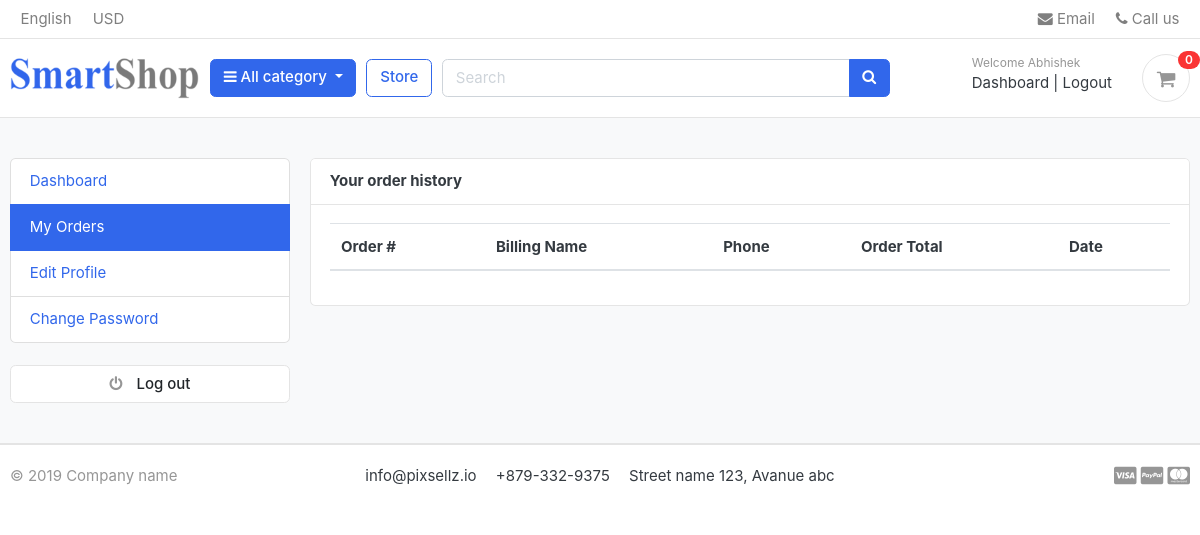
/accounts/my_orders/ (signed in), run on an earlier commit of the app's database.
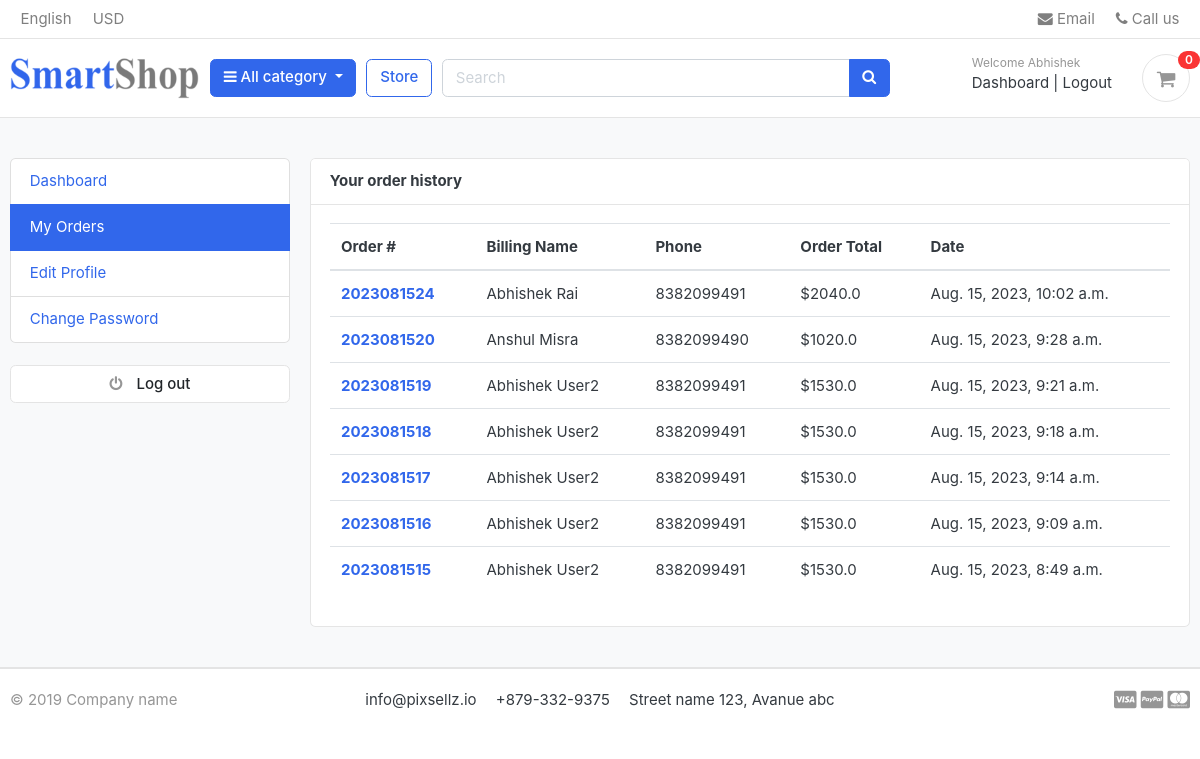
And on a later commit of the database.
### accounts/models.py (models this page shows, shortened)
class Account(AbstractBaseUser):
    first_name = models.CharField(max_length=50)
    last_name = models.CharField(max_length=50)
    username = models.CharField(max_length=50, unique=True)
    email = models.EmailField(max_length=100, unique=True)
    phone_number = models.CharField(max_length=12)
    date_joined = models.DateTimeField(auto_now_add=True)
    last_login = models.DateTimeField(auto_now_add=True)
    is_admin = models.BooleanField(default=False)
    is_staff = models.BooleanField(default=False)
    is_active = models.BooleanField(default=False)
    is_superadmin = models.BooleanField(default=False)
    USERNAME_FIELD = 'email'
    REQUIRED_FIELDS = ['username', 'first_name', 'last_name']
    objects = MyAccountManager()

### orders/models.py (models this page shows, shortened)
class Order(models.Model):
    STATUS = (
        ('New', 'New'),
        ('Accepted', 'Accepted'),
        ('Completed', 'Completed'),
        ('Cancelled', 'Cancelled'),
    )
    user = models.ForeignKey(Account, on_delete=models.SET_NULL, null=True)
    payment = models.ForeignKey(Payment, on_delete=models.SET_NULL, blank=True, null=True)
    order_number = models.CharField(max_length=20)
    first_name = models.CharField(max_length=50)
    last_name = models.CharField(max_length=50)
    phone = models.CharField(max_length=15)
    email = models.EmailField(max_length=50)
    address_line_1 = models.CharField(max_length=50)
    address_line_2 = models.CharField(max_length=50, blank=True)
    country = models.CharField(max_length=50)
    state = models.CharField(max_length=50)
    city = models.CharField(max_length=50)
    order_note = models.CharField(max_length=100, blank=True)
    order_total = models.FloatField()
    tax = models.FloatField()
    status = models.CharField(max_length=10, choices=STATUS, default='New')
    ip = models.CharField(blank=True, max_length=20)
    is_ordered = models.BooleanField(default=False)
    created_at = models.DateTimeField(auto_now_add=True)
    updated_at = models.DateTimeField(auto_now=True)
    def full_name(self):
        return f'{self.first_name} {self.last_name}'

### accounts/views.py (the view)
# urls.py: path('my_orders/', views.my_orders, name='my_orders'),
@login_required(login_url='login')
def my_orders(request):
    orders = Order.objects.filter(user=request.user, is_ordered=True).order_by('-created_at')
    context = {
        'orders': orders,
    }
    return render(request, 'accounts/my_orders.html', context)

### carts/context_processors.py (called while the page is built)
def counter(request):
    cart_count = 0
    if 'admin' in request.path:
        return {}
    else:
        try:
            cart = Cart.objects.filter(cart_id=_cart_id(request))
            if request.user.is_authenticated:
                cart_items = CartItem.objects.all().filter(user=request.user)
            else:
                cart_items = CartItem.objects.all().filter(cart=cart[:1])
            for cart_item in cart_items:
                cart_count += cart_item.quantity
        except Cart.DoesNotExist:
            cart_count = 0
    return dict(cart_count=cart_count)

### carts/views.py (called while the page is built)
def _cart_id(request):
    cart = request.session.session_key
    if not cart:
        cart = request.session.create()
    return cart

### category/context_processors.py (called while the page is built)
def menu_links(request):
    links = Category.objects.all()
    return dict(links=links)

### category/models.py (called while the page is built)
    def get_url(self):
        return reverse('products_by_category', args=[self.slug])

### templates/accounts/my_orders.html (shortened to what this page needs)
{% extends 'base.html' %}
{% block content %}
<section class="section-conten padding-y bg">
<div class="container">
	<div class="row">
	{% include 'includes/dashboard_sidebar.html' %}
	<main class="col-md-9">
		<article class="card">
		<header class="card-header">
			<strong class="d-inline-block mr-3">Your order history</strong>
		</header>
		<div class="card-body">
			<div class="row">
			<div class="col-md-12">
				<table class="table table-hover">
				  <thead>
				    <tr>
				      <th scope="col">Order #</th>
				      <th scope="col">Billing Name</th>
				      <th scope="col">Phone</th>
				      <th scope="col">Order Total</th>
							<th scope="col">Date</th>
				    </tr>
				  </thead>
				  <tbody>
						{% for order in orders %}
				    <tr>
				      <th scope="row"><a href="{% url 'order_detail' order.order_number %}">{{order.order_number}}</a></th>
				      <td>{{order.full_name}}</td>
				      <td>{{order.phone}}</td>
				      <td>${{order.order_total}}</td>
							<td>{{order.created_at}}</td>
				    </tr>
				{% endfor %}
				  </tbody>
				</table>
			</div>
			</div>
		</div>
		</article>
	</main>
</div>
</div>
</section>
{% endblock %}

### templates/base.html (shortened to what this page needs)
{% load static %}
<!DOCTYPE HTML>
<html lang="en">
<head>
<link href="{% static 'css/bootstrap.css' %}" rel="stylesheet" type="text/css"/>
<link href="{% static 'fonts/fontawesome/css/all.min.css' %}" type="text/css" rel="stylesheet">
<link href="{% static 'css/ui.css' %}" rel="stylesheet" type="text/css"/>
<link href="{% static 'css/responsive.css' %}" rel="stylesheet" media="only screen and (max-width: 1200px)" />
<link href="{% static 'css/custom.css' %}" rel="stylesheet" type="text/css"/>
<link rel="stylesheet" href="https://cdnjs.cloudflare.com/ajax/libs/font-awesome/4.7.0/css/font-awesome.min.css">
</head>
<body>
{% include 'includes/navbar.html' %}
{% block content %}
{% endblock %}
{% include 'includes/footer.html' %}
</body>
</html>

### templates/includes/navbar.html (shortened to what this page needs)
{% load static %}
<header class="section-header">
    <nav class="navbar p-md-0 navbar-expand-sm navbar-light border-bottom">
    <div class="container">
      <div class="collapse navbar-collapse" id="navbarTop4">
        <ul class="navbar-nav mr-auto">
            <li class="nav-item dropdown">
                 <a href="#" class="nav-link">   English </a>
            </li>
            <li class="nav-item dropdown">
                <a href="#" class="nav-link"> USD </a>
            </li>
        </ul>
        <ul class="navbar-nav">
            <li><a href="#" class="nav-link"> <i class="fa fa-envelope"></i> Email </a></li>
            <li><a href="#" class="nav-link"> <i class="fa fa-phone"></i> Call us </a></li>
        </ul>
      </div>
    </div>
    </nav>
    <section class="header-main border-bottom">
        <div class="container">
    <div class="row align-items-center">
        <div class="col-lg-2 col-md-3 col-6">
            <a href="{% url 'home' %}" class="brand-wrap">
                <img class="logo" src="{% static './images/logo.png' %}">
            </a>
        </div>
        <div class="col-lg col-sm col-md col-6 flex-grow-0">
            <div class="category-wrap dropdown d-inline-block float-right">
                <button type="button" class="btn btn-primary dropdown-toggle" data-toggle="dropdown">
                    <i class="fa fa-bars"></i> All category
                </button>
            </div>
        </div>
        <a href="{% url 'store' %}" class="btn btn-outline-primary">Store</a>
        <div class="col-lg  col-md-6 col-sm-12 col">
            <form action="{% url 'search' %}" class="search" method='GET'>
                <div class="input-group w-100">
                    <input type="text" class="form-control" style="width:60%;" placeholder="Search" name="keyword" required>
                    <div class="input-group-append">
                      <button class="btn btn-primary" type="submit">
                        <i class="fa fa-search"></i>
                      </button>
                    </div>
                </div>
            </form>
        </div>
        <div class="col-lg-3 col-sm-6 col-8 order-2 order-lg-3">
                    <div class="d-flex justify-content-end mb-3 mb-lg-0">
                        {% if user.id is None %}
                        <div class="widget-header">
                            <small class="title text-muted">Welcome guest!</small>
                            <div>
                                <a href="{% url 'login' %}">Sign in</a> <span class="dark-transp"> | </span>
                                <a href="{% url 'register' %}"> Register</a>
                            </div>
                        </div>
                        {% else %}
                        <div class="widget-header">
                            <small class="title text-muted">Welcome {{user.first_name}}</small>
                            <div>
                                <a href="{% url 'dashboard' %}">Dashboard</a> <span class="dark-transp"> | </span>
                                <a href="{% url 'logout' %}">Logout</a>
                            </div>
                        </div>
                        {%endif%}
                        <a href="{% url 'cart' %}" class="widget-header pl-3 ml-3">
                            <div class="icon icon-sm rounded-circle border"><i class="fa fa-shopping-cart"></i></div>
                            <span class="badge badge-pill badge-danger notify">{{ cart_count }}</span>
                        </a>
                    </div>
                </div>
    </div>
        </div>
    </section>
</header>

### templates/includes/dashboard_sidebar.html
<aside class="col-md-3">
  <ul class="list-group">
    <a class="list-group-item {% if '/accounts/dashboard/' == request.path %}active{% endif %}" href="{% url 'dashboard' %}"> Dashboard </a>
    <a class="list-group-item {% if '/my_orders/' in request.path %}active{% endif %}" href="{% url 'my_orders' %}"> My Orders </a>
    <a class="list-group-item {% if '/edit_profile/' in request.path %}active{% endif %}" href="{% url 'edit_profile' %}"> Edit Profile </a>
    <a class="list-group-item {% if '/change_password/' in request.path %}active{% endif %}" href="{% url 'change_password' %}"> Change Password </a>
  </ul>
  <br>
  <a class="btn btn-light btn-block" href="{% url 'logout' %}"> <i class="fa fa-power-off"></i> <span class="text">Log out</span> </a>
</aside>

### templates/includes/footer.html (shortened to what this page needs)
{% load static %}
<footer class="section-footer border-top">
	<div class="container">
		<section class="footer-bottom border-top row">
			<div class="col-md-2">
				<p class="text-muted"> &copy 2019 Company name </p>
			</div>
			<div class="col-md-8 text-md-center">
				<span  class="px-2">info@pixsellz.io</span>
				<span  class="px-2">+879-332-9375</span>
				<span  class="px-2">Street name 123, Avanue abc</span>
			</div>
			<div class="col-md-2 text-md-right text-muted">
				<i class="fab fa-lg fa-cc-visa"></i>
				<i class="fab fa-lg fa-cc-paypal"></i>
				<i class="fab fa-lg fa-cc-mastercard"></i>
			</div>
		</section>
	</div>
</footer>
</body>
</html>

### static/css/ui.css (style rules this page uses)
html { font-family: "Inter", sans-serif; font-size: 15px; }
.icon-xs, .icon-sm, .icon-md, .icon-lg { display: inline-block; text-align: center; flex-shrink: 0; flex-grow: 0; }
.icon-sm { width: 48px; height: 48px; line-height: 48px !important; font-size: 20px; }
.padding-y { padding-top: 40px; padding-bottom: 40px; }
article:after, .form-group:after { display: block; clear: both; content: ""; }
.bg { background-color: #f8f9fa; }
p:last-child { margin-bottom: 0; }
.header-main { position: relative; padding-top: 1rem; padding-bottom: 1rem; }
.brand-wrap .logo, .navbar-brand .logo { margin-right: 7px; max-height: 42px; display: inline-block; }
.widget-header { display: inline-block; vertical-align: middle; position: relative; }
.widget-header a { color: #343a40; }
.widget-header i { color: #969696; }
.widget-header .title { display: block; }
.widget-header .notify { position: absolute; top: -3px; right: -10px; }
.footer-bottom { padding-top: 20px; padding-bottom: 20px; }
.btn-light { background-color: #fff; border-color: #e4e4e4; }
.btn-light i { color: #969696; }
.btn i + .text { margin-left: 10px; }
.notify { position: absolute; top: -4px; right: -10px; display: inline-block; padding: 0.25em 0.6em; font-size: 12px; line-height: 1; text-align: center; border-radius: 3rem; color: #fff; background-color: #fa3434; }

What changed in the data, as far as the page shows it:
added Order: order_number "2023081524", full_name "Abhishek Rai", phone "8382099491", order_total "2040.0", created_at "Aug. 15, 2023, 10:02 a.m."
added Order: order_number "2023081520", full_name "Anshul Misra", phone "8382099490", order_total "1020.0", created_at "Aug. 15, 2023, 9:28 a.m."
added Order: order_number "2023081519", full_name "Abhishek User2", phone "8382099491", order_total "1530.0", created_at "Aug. 15, 2023, 9:21 a.m."
added Order: order_number "2023081518", full_name "Abhishek User2", phone "8382099491", order_total "1530.0", created_at "Aug. 15, 2023, 9:18 a.m."
added Order: order_number "2023081517", full_name "Abhishek User2", phone "8382099491", order_total "1530.0", created_at "Aug. 15, 2023, 9:14 a.m."
added Order: order_number "2023081516", full_name "Abhishek User2", phone "8382099491", order_total "1530.0", created_at "Aug. 15, 2023, 9:09 a.m."
added Order: order_number "2023081515", full_name "Abhishek User2", phone "8382099491", order_total "1530.0", created_at "Aug. 15, 2023, 8:49 a.m."
